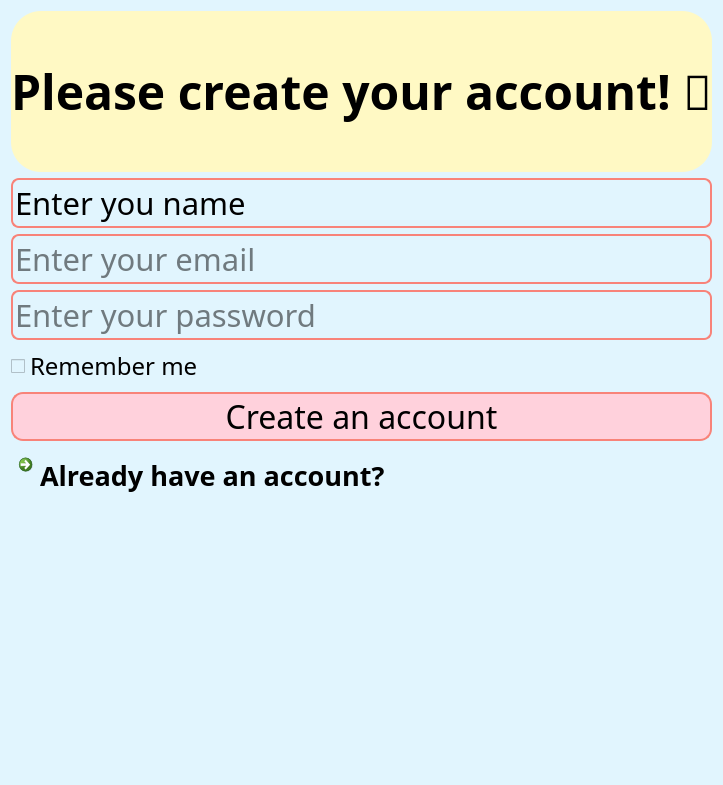
<?xml version="1.0" encoding="UTF-8"?>
<ui version="4.0">
 <class>LoginDialog</class>
 <widget class="QDialog" name="LoginDialog">
  <property name="geometry">
   <rect>
    <x>0</x>
    <y>0</y>
    <width>592</width>
    <height>785</height>
   </rect>
  </property>
  <property name="windowTitle">
   <string>Login - Study with Bunny</string>
  </property>
  <property name="styleSheet">
   <string notr="true">background-color: #E1F5FE;  /* Màu nền xanh pastel */

</string>
  </property>
  <layout class="QVBoxLayout" name="verticalLayout">
   <item>
    <widget class="QLabel" name="titleLabel">
     <property name="font">
      <font>
       <family>Chalkboard SE</family>
       <pointsize>36</pointsize>
       <weight>75</weight>
       <bold>true</bold>
      </font>
     </property>
     <property name="styleSheet">
      <string notr="true">background-color: #FFF9C4;
    border-radius: 30px;

</string>
     </property>
     <property name="text">
      <string>Please create your account! 🐰</string>
     </property>
     <property name="alignment">
      <set>Qt::AlignCenter</set>
     </property>
    </widget>
   </item>
   <item>
    <widget class="QLineEdit" name="lineEdit">
     <property name="font">
      <font>
       <family>Chalkboard SE</family>
       <pointsize>23</pointsize>
      </font>
     </property>
     <property name="styleSheet">
      <string notr="true">
    border: 2px solid #F88379;  /* viền hồng đào */
    border-radius: 8px;
    opacity: 0.5</string>
     </property>
     <property name="text">
      <string>Enter you name</string>
     </property>
     <property name="cursorPosition">
      <number>0</number>
     </property>
    </widget>
   </item>
   <item>
    <widget class="QLineEdit" name="emailLineEdit">
     <property name="font">
      <font>
       <family>Chalkboard SE</family>
       <pointsize>23</pointsize>
      </font>
     </property>
     <property name="styleSheet">
      <string notr="true">
    border: 2px solid #F88379;  /* viền hồng đào */
    border-radius: 8px;
</string>
     </property>
     <property name="placeholderText">
      <string>Enter your email</string>
     </property>
    </widget>
   </item>
   <item>
    <widget class="QLineEdit" name="passwordLineEdit">
     <property name="font">
      <font>
       <family>Chalkboard SE</family>
       <pointsize>23</pointsize>
      </font>
     </property>
     <property name="styleSheet">
      <string notr="true">
    border: 2px solid #F88379;  /* viền hồng đào */
    border-radius: 8px;</string>
     </property>
     <property name="echoMode">
      <enum>QLineEdit::Password</enum>
     </property>
     <property name="placeholderText">
      <string>Enter your password</string>
     </property>
    </widget>
   </item>
   <item>
    <widget class="QCheckBox" name="rememberMeCheckBox">
     <property name="font">
      <font>
       <family>Chalkboard SE</family>
       <pointsize>18</pointsize>
      </font>
     </property>
     <property name="text">
      <string>Remember me</string>
     </property>
    </widget>
   </item>
   <item>
    <widget class="QPushButton" name="loginButton">
     <property name="font">
      <font>
       <family>Chalkboard SE</family>
       <pointsize>24</pointsize>
      </font>
     </property>
     <property name="styleSheet">
      <string notr="true">    background-color: #FFD1DC;     /* Nền hồng đào */
    border: 2px solid #F88379;     /* Viền hồng cam đậm hơn */
    border-radius: 12px;</string>
     </property>
     <property name="text">
      <string>Create an account</string>
     </property>
    </widget>
   </item>
   <item>
    <widget class="QCommandLinkButton" name="commandLinkButton">
     <property name="font">
      <font>
       <family>Chalkboard SE</family>
       <pointsize>20</pointsize>
      </font>
     </property>
     <property name="text">
      <string>Already have an account?</string>
     </property>
    </widget>
   </item>
   <item>
    <widget class="QLabel" name="bunnyImageLabel">
     <property name="pixmap">
      <pixmap/>
     </property>
     <property name="alignment">
      <set>Qt::AlignCenter</set>
     </property>
    </widget>
   </item>
  </layout>
 </widget>
 <resources/>
 <connections/>
</ui>
